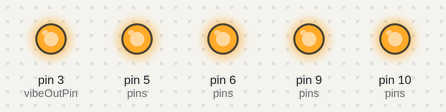
The sketch below on a simulated Arduino Uno, built with avr-gcc and run on an emulated ATmega328P. Parts: output pins drawn as LEDs (lit = HIGH). What the sketch prints to the serial monitor is not drawn.

Above: at 0.25 s.
At 2.6 s:
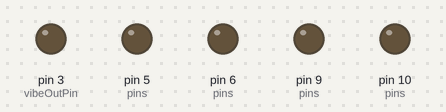
Timing chart, 0 to 40.0 s (numbered marks = the images above):
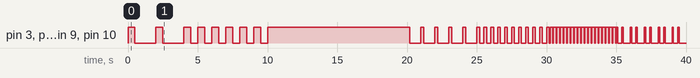

Measured:
- by itself, pin 3 (vibeOutPin), pin 5 (pins), pin 6 (pins), pin 9 (pins), pin 10 (pins): HIGH → LOW at 0.50 s, → HIGH 1.5 s later, → LOW 0.50 s later, → HIGH 1.5 s later, … (105 changes in this stretch)

The sketch:

vibeSample.ino
```cpp
/*
 vibeSample - Demonstrating the Vibe library by showing varying modes and frequencies.
 Created by Yvan Chu, March 6, 2021.
*/
#include <Vibe.h>

#define vibeOutPin 3

int m = 1;
int f = 15;
int pins[5] = {10, 9, 6, 5, 3};
Vibe vibe(pins);

void setup() {
  // put your setup code here, to run once:
  //pinMode(vibeOutPin, OUTPUT);
  Serial.begin(9600);
  vibe.set(0, 1, 30);
  vibe.set(1, 1, 30);
  vibe.set(2, 1, 30);
  vibe.set(3, 1, 30);
  vibe.set(4, 1, 30);
  Serial.print("\n initialization complete");
}

void loop() {
  vibe.runLoop();
  if (millis() % 5000 <= 0) {
    if (m <= 3) {
      if (f < 130) {
        f *= 2;
        vibe.set(0, m, f);
        vibe.set(1, m, f);
        vibe.set(2, m, f);
        vibe.set(3, m, f);
        vibe.set(4, m, f);
        Serial.print("\n mode:");
        Serial.print(m);
        Serial.print("\n Frequency (bpm):");
        Serial.print(f);
      } else {
        m += 1;
        f = 30;
      }
    } else {
      vibe.set(0, 0, 30);
      vibe.set(1, 0, 30);
      vibe.set(2, 0, 30);
      vibe.set(3, 0, 30);
      vibe.set(4, 0, 30);
    }
  }
}
```

Vibe.h
```cpp
/*
  Vibe.h - Library for controlling 5 vibrational motors independently with variable pattern and speed.
  Created by Yvan Chu, March 2, 2021.
*/

#ifndef Vibe_h
#define Vibe_h

#include "Arduino.h"

class Vibe
{
  public:
    //initialize with the 5 input pins that the vibrational motors are connected to
    Vibe(int inputPin[5]);

    //indicate the pin port
    int pin[5];

    //indicate the mode of vibration
    //0 - no vibration
    //1 - long beat (.5 sec)
    //2 - short beat (.2 sec)
    //3 - heartbeat (.1-.3-.1 sec)
    int mode[5];

    //indicate the frequency (bpm)
    int freq[5];

    //(not implemented) the intensity of the vibration (0-255)
    int intensity[5];

    //sets the pth pin to vibration mode m with f bpm
    void set(int p, int m, int f);

    //put in the loop() to update vibration status
    void runLoop();
  private:
    //time intervals for each beat
    int timeTarget[5];

    //updates the indth pin
    void update(int ind, int time);

    //updates the indth pin for different patterns
    void pattern1m(int ind, int time);
    void pattern2m(int ind, int time);
    void pattern3m(int ind, int time);
};

#endif
```
